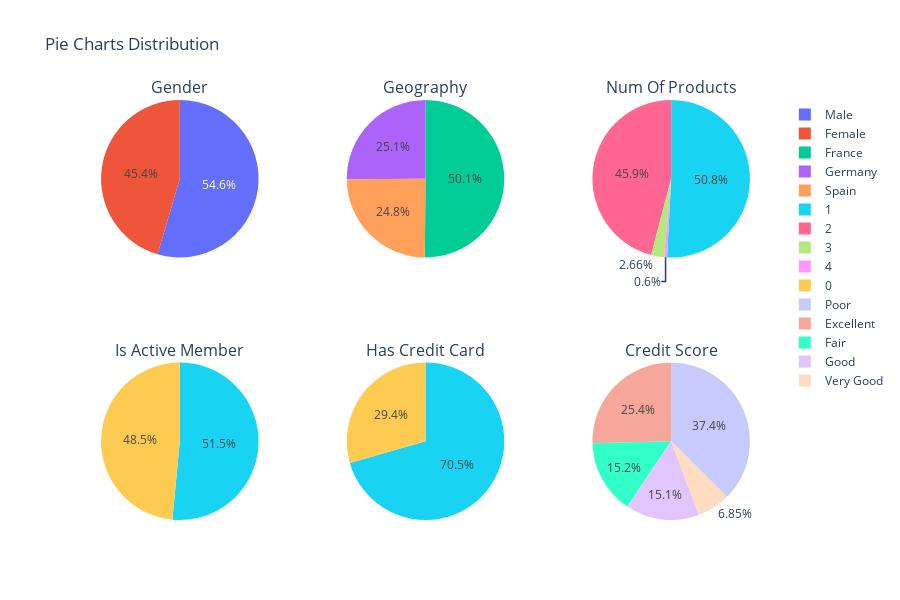

The notebook cell this image was saved under:
### Markdown cell above
### Visual Representation for all categorical features

### Code cell
from plotly.subplots import make_subplots

list_of_data = [GenderCount, GeographyCount, NumOfProductsCounts, IsActiveMemberCounts, HasCrCardCounts,CreditScoreCategoryCount]
titles = ["Gender", 'Geography', "Num Of Products", "Is Active Member", "Has Credit Card","Credit Score"]


fig = make_subplots(
    rows=2, cols=3, 
    subplot_titles=titles, 
    specs=[[{'type': 'domain'}, {'type': 'domain'}, {'type': 'domain'}], 
           [{'type': 'domain'}, {'type': 'domain'}, {'type': 'domain'}]]
)


# Add each pie chart to the subplot
for i, data in enumerate(list_of_data):
    row = i // 3 + 1  # Dividing by 3 for rows in a 2x3 layout
    col = i % 3 + 1   # Modulo by 3 to handle columns
    fig.add_trace(
        px.pie(data, names=data.columns[0], values='count' ).data[0],
        row=row, col=col
    )

# Update layout
fig.update_layout(height=600, width=900, title_text="Pie Charts Distribution")
fig.show()

### Figure 1 — Plotly figure (JSON) as saved in the notebook; plotly's stock layout.template omitted (floating-point values rounded to 4 significant figures)
{"data": [{"domain": {"x": [0, 0.2889], "y": [0.625, 1]}, "hovertemplate": "Gender=%{label}<br>count=%{value}<extra></extra>", "labels": ["Male", "Female"], "legendgroup": "", "name": "", "showlegend": true, "type": "pie", "values": [5457, 4543]}, {"domain": {"x": [0.3556, 0.6444], "y": [0.625, 1]}, "hovertemplate": "Geography=%{label}<br>count=%{value}<extra></extra>", "labels": ["France", "Germany", "Spain"], "legendgroup": "", "name": "", "showlegend": true, "type": "pie", "values": [5014, 2509, 2477]}, {"domain": {"x": [0.7111, 1], "y": [0.625, 1]}, "hovertemplate": "NumOfProducts=%{label}<br>count=%{value}<extra></extra>", "labels": [1, 2, 3, 4], "legendgroup": "", "name": "", "showlegend": true, "type": "pie", "values": [5084, 4590, 266, 60]}, {"domain": {"x": [0, 0.2889], "y": [0, 0.375]}, "hovertemplate": "IsActiveMember=%{label}<br>count=%{value}<extra></extra>", "labels": [1, 0], "legendgroup": "", "name": "", "showlegend": true, "type": "pie", "values": [5151, 4849]}, {"domain": {"x": [0.3556, 0.6444], "y": [0, 0.375]}, "hovertemplate": "HasCrCard=%{label}<br>count=%{value}<extra></extra>", "labels": [1, 0], "legendgroup": "", "name": "", "showlegend": true, "type": "pie", "values": [7055, 2945]}, {"domain": {"x": [0.7111, 1], "y": [0, 0.375]}, "hovertemplate": "CreditScoreCategory=%{label}<br>count=%{value}<extra></extra>", "labels": ["Poor", "Excellent", "Fair", "Good", "Very Good"], "legendgroup": "", "name": "", "showlegend": true, "type": "pie", "values": [3744, 2541, 1517, 1513, 685]}], "layout": {"annotations": [{"font": {"size": 16}, "showarrow": false, "text": "Gender", "x": 0.1444, "xanchor": "center", "xref": "paper", "y": 1, "yanchor": "bottom", "yref": "paper"}, {"font": {"size": 16}, "showarrow": false, "text": "Geography", "x": 0.5, "xanchor": "center", "xref": "paper", "y": 1, "yanchor": "bottom", "yref": "paper"}, {"font": {"size": 16}, "showarrow": false, "text": "Num Of Products", "x": 0.8556, "xanchor": "center", "xref": "paper", "y": 1, "yanchor": "bottom", "yref": "paper"}, {"font": {"size": 16}, "showarrow": false, "text": "Is Active Member", "x": 0.1444, "xanchor": "center", "xref": "paper", "y": 0.375, "yanchor": "bottom", "yref": "paper"}, {"font": {"size": 16}, "showarrow": false, "text": "Has Credit Card", "x": 0.5, "xanchor": "center", "xref": "paper", "y": 0.375, "yanchor": "bottom", "yref": "paper"}, {"font": {"size": 16}, "showarrow": false, "text": "Credit Score", "x": 0.8556, "xanchor": "center", "xref": "paper", "y": 0.375, "yanchor": "bottom", "yref": "paper"}], "height": 600, "title": {"text": "Pie Charts Distribution"}, "width": 900}}
